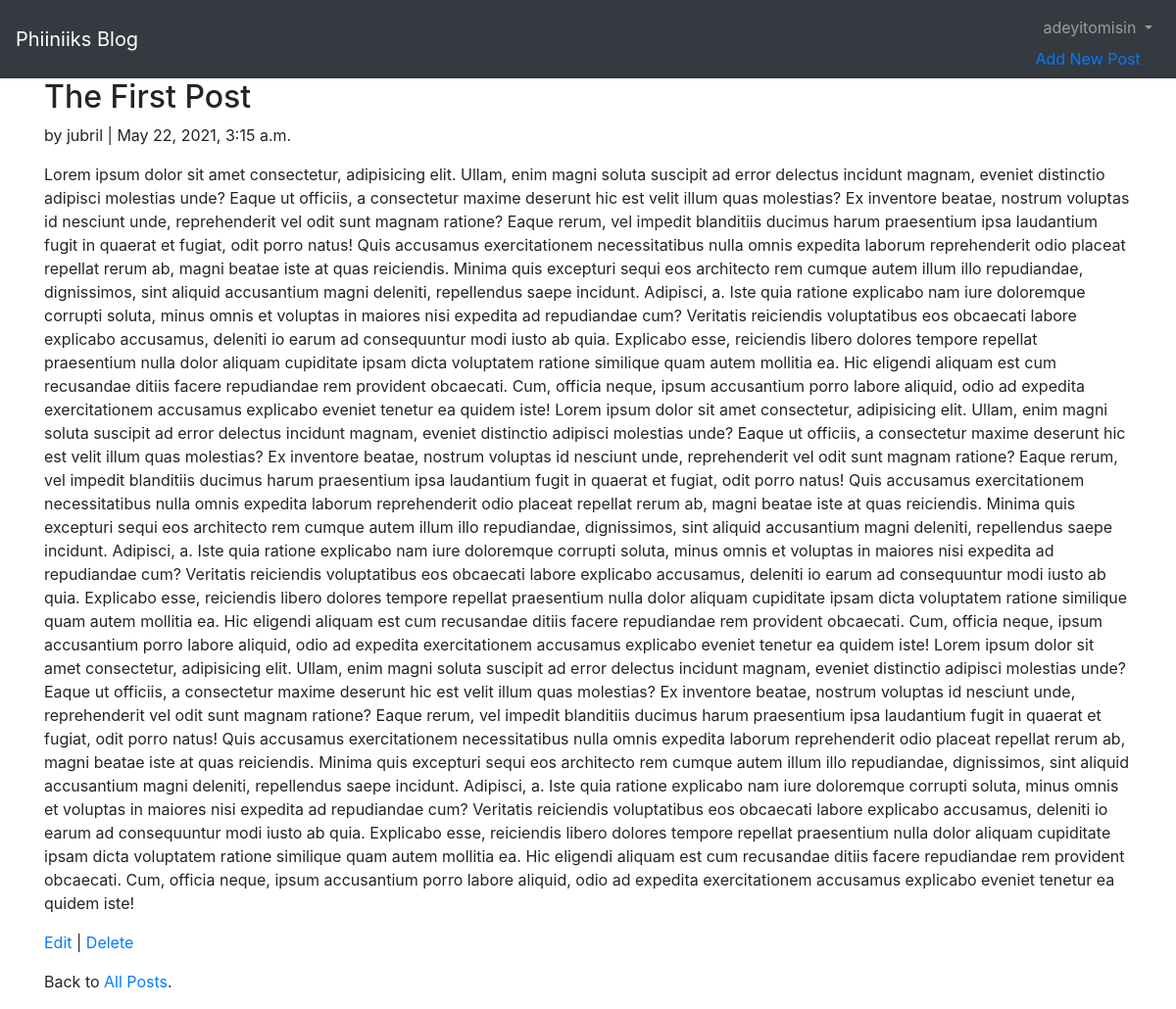
Page /blog/1/ (signed in) on the committed database.
### accounts/models.py (models this page shows)
class CustomUser(AbstractUser):
    age = models.PositiveIntegerField(null=True, blank=True)

### blog/models.py (models this page shows, shortened)
class Post(models.Model):
    title = models.CharField(max_length=255)
    body = models.TextField()
    date = models.DateTimeField(auto_now_add=True)
    author = models.ForeignKey(
    get_user_model(),
    on_delete=models.CASCADE,
    )

### blog/views.py (the view)
class BlogDetailView(LoginRequiredMixin, DetailView):
    model = Post
    template_name = 'post_detail.html'
    def get_context_data(self, **kwargs):
        context = super().get_context_data(**kwargs)
        context['comments'] = Comment.objects.all
        return context

### templates/post_detail.html
{% extends 'base.html' %}
{% block content %}
  <div class="post-entry">
    <h2>{{ object.title }}</h2>
    <p>by {{ object.author }} | {{ object.date }}</p>
    <p>{{ object.body }}</p>
  </div>
  <p><a href="{% url 'post_edit' post.pk %}">Edit</a> | <a href="{% url 'post_delete' post.pk %}">Delete</a></p>
  <p>Back to <a href="{% url 'post_list' %}">All Posts</a>.</p>
{% endblock content %}

### templates/base.html (shortened to what this page needs)
{% load static %}
<!DOCTYPE html>
<html>
<head>
  <link rel="stylesheet" href="https://stackpath.bootstrapcdn.com/bootstrap/4.5.0/css/bootstrap.min.css">
</head>
<body>
  <nav class="navbar navbar-expand-lg navbar-dark bg-dark">
    <a class="navbar-brand" href="{% url 'home' %}">Phiiniiks Blog</a>
    <div class="collapse navbar-collapse" id="navbarSupportedContent">
      {% if user.is_authenticated %}
        <ul class="navbar-nav ml-auto">
          <li class="nav-item">
            <a class="nav-link dropdown-toggle" href="#" id="navbarDropdown" role="button" data-toggle="dropdown" aria-haspopup="true" aria-expanded="false">
              {{ user.username }}
            </a>
            <a href="{% url 'post_new' %}"> Add New Post </a>
          </li>
        </ul>
      {% endif %}
    </div>
  </nav>
  <main>
    <div class="container">
      {% block content %}
      {% endblock content %}
    </div>
  </main>
</body>
</html>

### rows in the picture
CustomUser: username "adeyitomisin"
Post: title "The First Post", author "jubril", date "May 22, 2021, 3:15 a.m.", body "Lorem ipsum dolor sit amet consectetur, adipisicing elit. Ullam, enim magni soluta suscipit ad error delectus incidunt magnam, eveniet distinctio adipisci molestias unde? Eaque ut officiis, a consectetur maxime deserunt hic est velit illum quas molestias? Ex inventore beatae, nostrum voluptas id nesciunt unde, reprehenderit vel odit sunt magnam ratione? Eaque rerum, vel impedit blanditiis ducimus harum praesentium ipsa laudantium fugit in quaerat et fugiat, odit porro natus! Quis accusamus exercitationem necessitatibus nulla omnis expedita laborum reprehenderit odio placeat repellat rerum ab, magni beatae iste at quas reiciendis. Minima quis excepturi sequi eos architecto rem cumque autem…"
